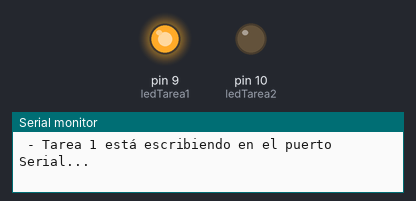
Simulated run of this sketch. Board: Arduino Uno, built with avr-gcc and run on an emulated ATmega328P. Shown: output pins drawn as LEDs (lit = HIGH), the last lines printed to the serial monitor. Dashed ring = blinking.

Above: at 0.15 s.
At 2.9 s:
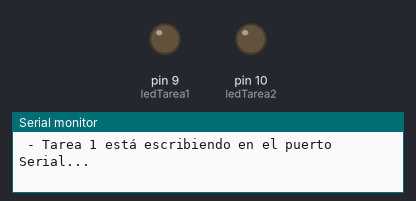
At 4.92 s:
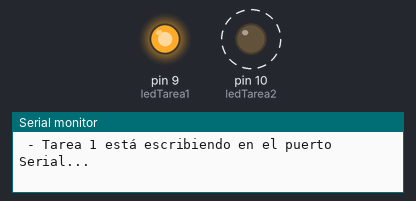
At 6.67 s:
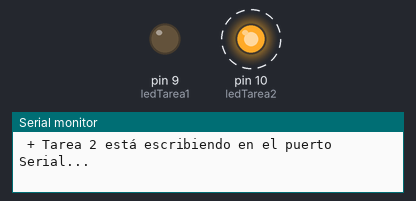
Timing chart, 0 to 7.0 s (numbered marks = the images above):
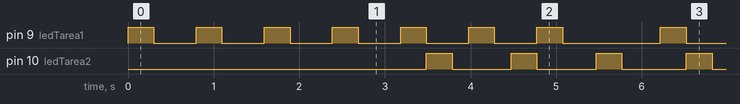

The sketch:

Reto_3.ino
```cpp
#include <Arduino_FreeRTOS.h>
#include <semphr.h>

// Declaramos el semáforo binario
SemaphoreHandle_t xSerialSemaphore;

// Pines de los LEDs
const int ledTarea1 = 9;
const int ledTarea2 = 10;

void setup() {
  Serial.begin(9600);

  pinMode(ledTarea1, OUTPUT);
  pinMode(ledTarea2, OUTPUT);

  // Crear semáforo binario
  xSerialSemaphore = xSemaphoreCreateBinary();

  // Lo ponemos en estado "disponible"
  xSemaphoreGive(xSerialSemaphore);

  if (xSerialSemaphore != NULL) {
    // Crear dos tareas que competirán por el recurso Serial
    xTaskCreate(Tarea1, "Tarea1", 128, NULL, 1, NULL);
    xTaskCreate(Tarea2, "Tarea2", 128, NULL, 1, NULL);
  }
}

void loop() {
  // El loop queda vacío porque FreeRTOS gestiona las tareas
}

// ---------------- TAREAS ----------------

// Tarea 1
void Tarea1(void *pvParameters) {
  (void) pvParameters;
  for (;;) {
    if (xSemaphoreTake(xSerialSemaphore, (TickType_t) 10) == pdTRUE) {
      digitalWrite(ledTarea1, HIGH);  // Encender LED de Tarea 1
      Serial.println(" - Tarea 1 está escribiendo en el puerto Serial...");
      vTaskDelay(300 / portTICK_PERIOD_MS);
      digitalWrite(ledTarea1, LOW);   // Apagar LED
      xSemaphoreGive(xSerialSemaphore);
    }
    vTaskDelay(500 / portTICK_PERIOD_MS);
  }
}

// Tarea 2
void Tarea2(void *pvParameters) {
  (void) pvParameters;
  for (;;) {
    if (xSemaphoreTake(xSerialSemaphore, (TickType_t) 10) == pdTRUE) {
      digitalWrite(ledTarea2, HIGH);  // Encender LED de Tarea 2
      Serial.println(" + Tarea 2 está escribiendo en el puerto Serial...");
      vTaskDelay(300 / portTICK_PERIOD_MS);
      digitalWrite(ledTarea2, LOW);   // Apagar LED
      xSemaphoreGive(xSerialSemaphore);
    }
    vTaskDelay(700 / portTICK_PERIOD_MS);
  }
}
```

Measured:
- by itself, pin 9 (ledTarea1): repeats every 3.0 s: HIGH 0.30 s, LOW 1.1 s, HIGH 0.30 s, LOW 0.50 s, HIGH 0.30 s, LOW 0.50 s
- by itself, pin 10 (ledTarea2): LOW → HIGH at 3.5 s, → LOW 0.30 s later, → HIGH 0.69 s later, → LOW 0.30 s later, … (251 changes in this stretch)
